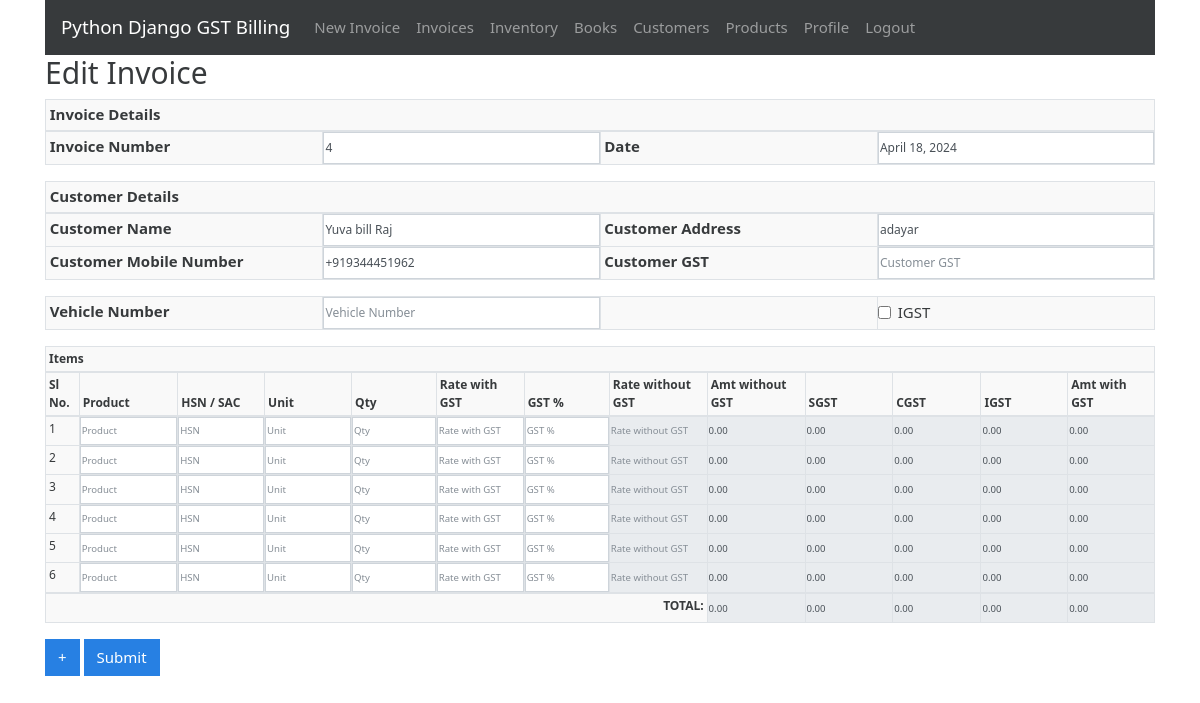
The page /invoice/edit/7/ (signed in) on the database its author committed.
### gstbillingapp/models.py (models this page shows, shortened)
class Invoice(models.Model):
    user = models.ForeignKey(User, null=True, blank=True, on_delete=models.SET_NULL)
    invoice_number = models.IntegerField()
    invoice_date = models.DateField()
    invoice_customer = models.ForeignKey(
        'Customer',
        on_delete=models.SET_NULL,
        null=True
    )
    invoice_json = models.TextField()
    inventory_reflected = models.BooleanField(default=True)
    books_reflected = models.BooleanField(default=True)

class Customer(models.Model):
    user = models.ForeignKey(User, null=True, blank=True, on_delete=models.SET_NULL)
    customer_name = models.CharField(max_length=200)
    customer_address = models.TextField(max_length=600, blank=True, null=True)
    customer_phone = models.CharField(max_length=14, blank=True, null=True)
    customer_gst = models.CharField(max_length=15, blank=True, null=True)

### gstbillingapp/views.py (the view)
# urls.py: path('invoice/edit/<int:invoice_id>/', views.invoice_edit, name='invoice_edit'),
@login_required
def invoice_edit(request, invoice_id):
    invoice_obj = get_object_or_404(Invoice, user=request.user, id=invoice_id)
    form = InvoiceForm(instance=invoice_obj)
    if request.method == 'POST':
        form = InvoiceForm(request.POST, instance=invoice_obj)
        if form.is_valid():
            form.save()
            return redirect('invoice_viewer', invoice_id=invoice_id)
    return render(request, 'gstbillingapp/invoice_edit.html', {'form': form})

### gstbillingapp/forms.py
class InvoiceForm(forms.ModelForm):
    class Meta:
        model = Invoice
        fields = ['invoice_number', 'invoice_date', 'invoice_customer','invoice_customer', 'invoice_json']

### gstbillingapp/templates/gstbillingapp/invoice_edit.html (shortened to what this page needs)
{% extends "gstbillingapp/base.html" %}
{% load static %}
{% block content %}
  <h2>Edit Invoice</h2>
  <form method="post">
    <table class="table table-bordered">
      <thead>
        <tr>
          <th class="table-active" scope="col" colspan="4">Invoice Details</th>
        </tr>
      </thead>
      <tbody class="two-col-form">
        <tr>
          <th scope="row">Invoice Number</th>
          <td class="form-input-td"><input name="invoice-number" type="number" class="form-control" placeholder="Invoice Number" value="{{ form.instance.invoice_number }}"></td>
          <th scope="row">Date</th>
          <td class="form-input-td"><input name="invoice-date" type="text" class="form-control" value="{{ form.instance.invoice_date }}"></td>
        </tr>
      </tbody>
    </table>
    <table class="table table-bordered">
      <thead>
        <tr>
          <th class="table-active" scope="col" colspan="4">Customer Details</th>
        </tr>
      </thead>
      <tbody class="two-col-form">
        <tr>
          <th scope="row">Customer Name</th>
          <td class="form-input-td customer_search_area"><input autocomplete="off" name="customer-name" value="{{ form.instance.invoice_customer.customer_name }}" type="text" class="form-control customer_search_input" id="customer-name-input" placeholder="Customer Name" required>
          </td>
          <th scope="row">Customer Address</th>
          <td class="form-input-td"><input autocomplete="off" name="customer-address" value="{{ form.instance.invoice_customer.customer_address }}"  type="text" class="form-control" id="customer-address-input" placeholder="Customer Address" required></td>
        </tr>
        <tr>
          <th scope="row">Customer Mobile Number</th>
          <td class="form-input-td"><input autocomplete="off" name="customer-phone" value="{{ form.instance.invoice_customer.customer_phone }}" type="tel" class="form-control" id="customer-phone-input" placeholder="Customer Mobile Number"></td>
          <th scope="row">Customer GST</th>
          <td class="form-input-td"><input autocomplete="off" name="customer-gst" value="{{ form.instance.invoice_customer.customer_gst }}" type="text" class="form-control" id="customer-gst-input" placeholder="Customer GST" maxlength="15" pattern="([A-Za-z0-9]{15})|(^$)"></td>
        </tr>
      </tbody>
    </table>
    <table class="table table-bordered">
      <tbody class="two-col-form">
        <tr>
          <th scope="row">Vehicle Number</th>
          <td class="form-input-td"><input autocomplete="off" name="vehicle-number" value="{{ form.instance.invoice_customer.customer_gst }}" type="text" class="form-control" placeholder="Vehicle Number">
          </td>
          <th scope="row"></th>
          <td class="form-input-td">
            <div class="form-check">
              <input class="form-check-input" name="igstcheck"  type="checkbox" id="igstcheck">
              <label class="form-check-label" for="igstcheck">
                IGST
              </label>
            </div>
          </td>
        </tr>
      </tbody>
    </table>
    <table class="table table-bordered" id="invoice-form-items-table">
      <thead>
        <th class="table-active" scope="col" colspan="13">Items</th>
        <tr>
          <th scope="col">Sl No.</th>
          <th scope="col">Product</th>
          <th scope="col">HSN / SAC</th>
          <th scope="col">Unit</th>
          <th scope="col">Qty</th>
          <th scope="col">Rate with GST</th>
          <th scope="col">GST %</th>
          <th scope="col">Rate without GST</th>
          <th scope="col">Amt without GST</th>
          <th scope="col">SGST</th>
          <th scope="col">CGST</th>
          <th scope="col">IGST</th>
          <th scope="col">Amt with GST</th>
        </tr>
      </thead>
      <tbody id="invoice-form-items-table-body">
        <tr>
          <td class="invoice-item-slno">1</td>
          <td class="form-input-td">
            <input name="invoice-product" type="text" class="form-control product_search_area product_search_input" placeholder="Product" value="{{ form.instance.invoice_product }}">
          </td>
          <td class="form-input-td">
            <input name="invoice-hsn" type="text" class="form-control" placeholder="HSN" value="{{ form.instance.invoice_hsn }}">
          </td>
          <td class="form-input-td">
            <input name="invoice-unit" type="text" class="form-control" placeholder="Unit" value="{{ form.instance.invoice_unit }}">
          </td>
          <td class="form-input-td">
            <input name="invoice-qty" type="number" step="any" class="form-control" placeholder="Qty" value="{{ form.instance.invoice_qty }}">
          </td>
          <td class="form-input-td">
            <input name="invoice-rate-with-gst" type="number" step="any" class="form-control" placeholder="Rate with GST" value="{{ form.instance.invoice_rate_with_gst }}">
          </td>
          <td class="form-input-td">
            <input name="invoice-gst-percentage" type="number" step="any" class="form-control" placeholder="GST %" value="{{ form.instance.invoice_gst_percentage }}">
          </td>
          <td class="form-input-td"><input name="invoice-rate-without-gst" type="number" step="any" class="form-control" placeholder="Rate without GST" readonly></td>
          <td class="form-input-td"><input name="invoice-amt-without-gst" type="number" step="any" class="form-control" readonly></td>
          <td class="form-input-td"><input name="invoice-amt-sgst" type="number" step="any" class="form-control" readonly></td>
          <td class="form-input-td"><input name="invoice-amt-cgst" type="number" step="any" class="form-control" readonly></td>
          <td class="form-input-td"><input name="invoice-amt-igst" type="number" step="any" class="form-control" readonly></td>
          <td class="form-input-td"><input name="invoice-amt-with-gst" type="number" step="any" class="form-control" readonly></td>
        </tr>
      </tbody>
      <tr>
        <td colspan="8" class="text-right"><strong>TOTAL:</strong></td>
        <td class="form-input-td"><input name="invoice-total-amt-without-gst" type="number" step="any" class="form-control" readonly></td>
        <td class="form-input-td"><input name="invoice-total-amt-sgst" type="number" step="any" class="form-control" readonly></td>
        <td class="form-input-td"><input name="invoice-total-amt-cgst" type="number" step="any" class="form-control" readonly></td>
        <td class="form-input-td"><input name="invoice-total-amt-igst" type="number" step="any" class="form-control" readonly></td>
        <td class="form-input-td"><input name="invoice-total-amt-with-gst" type="number" step="any" class="form-control" readonly></td>
      </tr>
    </table>
  	<button class="btn btn-primary" id="invoice-form-addrow">+</button>
	<button type="submit" class="btn btn-primary">Submit</button>
</form>
{% endblock %}

### gstbillingapp/static/gstbillingapp/main.css (style rules this page uses)
input.form-control { border-radius: 0; padding: 0.1em; font-size: 0.8em; }
#invoice-form-items-table { font-size: 0.8em; }
input.form-control[type=number] { -moz-appearance: none; -webkit-appearance: textfield; }
.table-bordered td.form-input-td { padding: 0; vertical-align: middle; }
.table-bordered td, .table-bordered th { padding: 0.25em; }
.table-bordered tbody td, .table-bordered tbody th, .table-bordered thead th, .table-bordered thead td { background: #f9f9f9; }
.two-col-form td, .two-col-form th { width: 25%; }
[readonly] { caret-color: transparent; transition: none; border: none; }

### rows shown on the page
Invoice: invoice-number "4", invoice-date "April 18, 2024", customer-name "Yuva bill Raj", customer-address "adayar", customer-phone "+919344451962"
